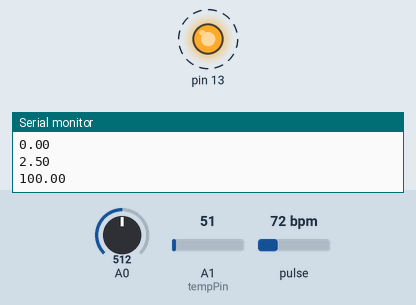
Simulated run of this sketch. Board: Arduino Uno, built with avr-gcc and run on an emulated ATmega328P. Shown: output pins drawn as LEDs (lit = HIGH), the last lines printed to the serial monitor. Dashed ring = blinking. The test bench sets the inputs (shaded band); at power-on: pulse 72 bpm, A0 = 512, A1 (tempPin) = 51.

Above: at 0.1 s.
1.3 s: pulse set to 98 bpm
3.3 s: pulse set to 102 bpm
At 4.7 s:
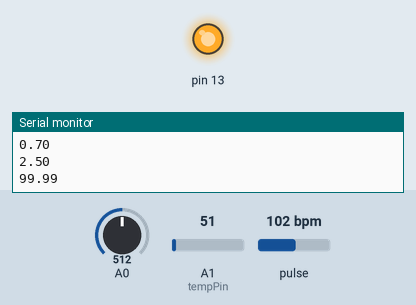
5.1 s: pulse set to 70 bpm
At 5.9 s:
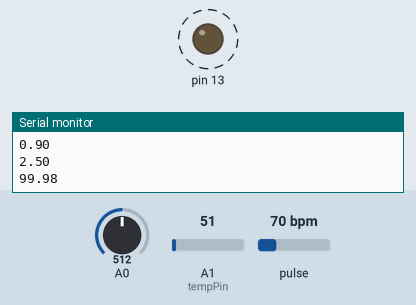
8.3 s: pulse set to 100 bpm
At 9.1 s:
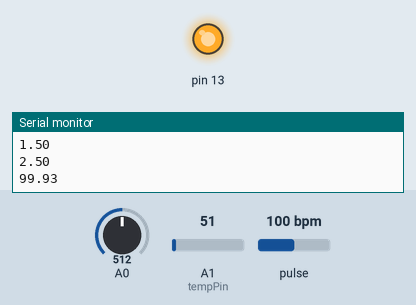
Timing chart, 0 to 10.9 s (numbered marks = the images above; inputs shaded):
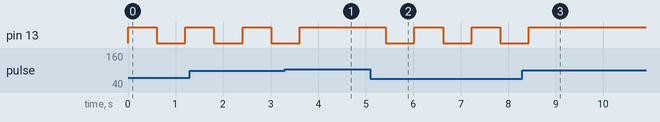

Measured:
- the behaviour switches between 99 and 100 bpm on pulse (found by bisection; images 0 and 1)
- after the input at 3.3 s, pin 13: goes on until 3.6 s, then stays HIGH
- after the input at 5.1 s, pin 13: alternates HIGH for 0.60 s and LOW for 0.60 s, starting after 0.32 s
- after the input at 8.3 s, pin 13: goes on until 8.4 s, then stays HIGH

The sketch:

Code_Fitness_Analyzer.ino
```cpp
#define USE_ARDUINO_INTERRUPTS true    // Set-up low-level interrupts for most acurate BPM math.
#include <PulseSensorPlayground.h>     // Includes the PulseSensorPlayground Library.

//  Variables
const int PulseWire = 0;       // PulseSensor PURPLE WIRE connected to ANALOG PIN 0
const int LED13 = 13;          // The on-board Arduino LED, close to PIN 13.
int Threshold = 550;           // Determine which Signal to "count as a beat" and which to ignore.
int val;
int tempPin= 1;                               // Use the "Gettting Started Project" to fine-tune Threshold Value beyond default setting.
                               // Otherwise leave the default "550" value.
PulseSensorPlayground pulseSensor;  // Creates an instance of the PulseSensorPlayground object called "pulseSensor"
int nImpulsi = 0;
float nMetriUnaPedalata = 5.3;
int nMetriPercorsi;
float nKmPercorsi;
int nSeconds;
float nVelocitaMedia;
float nCalories;
int co2;
float battery=100;
void setup() {
Serial.begin(9600);          // For Serial Monitor

  // Configure the PulseSensor object, by assigning our variables to it.
  pulseSensor.analogInput(PulseWire);
  pulseSensor.blinkOnPulse(LED13);       //auto-magically blink Arduino's LED with heartbeat.
  pulseSensor.setThreshold(Threshold);

  // Double-check the "pulseSensor" object was created and "began" seeing a signal.
   if (pulseSensor.begin()) {
    //Serial.println("We created a pulseSensor Object !");  //This prints one time at Arduino power-up,  or on Arduino reset.
  }
}
void loop() {

  int myBPM = pulseSensor.getBeatsPerMinute();  // Calls function on our pulseSensor object that returns BPM as an "int".
  val = analogRead(tempPin);
  float mv= (val/1024.0)*5000;
  float cel= mv/10;

                                              // "myBPM" hold this BPM value now. z
  co2 = analogRead(A0);

  Serial.println(co2);


  if (pulseSensor.sawStartOfBeat()) {            // Constantly test to see if "a beat happened".
   // If test is "true", print a message "a heartbeat happened".
                       // Print phrase "BPM: "
   Serial.println(myBPM);

  } else {
    //Serial.print("BPM: ");                        // Print phrase "BPM: "
    Serial.println("N/A");
  }


  nMetriPercorsi = nImpulsi * nMetriUnaPedalata;
  nKmPercorsi = nMetriPercorsi/1000.0;

  nVelocitaMedia = nKmPercorsi * 3600 / nSeconds;
  nCalories = nImpulsi/10.0;

  nSeconds = millis() / 1000;
  nImpulsi++;
   int sensorvalue=analogRead(A0);
   float voltage=sensorvalue*(5.0/1023);
  battery = battery -(nSeconds*0.001);
  Serial.println(nVelocitaMedia);
  Serial.println(nCalories);
  Serial.println(voltage);
  Serial.println(battery);
  delay(600);

}
  
```
